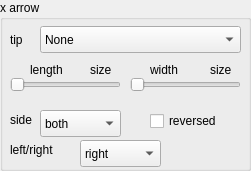
    <widget class="QGroupBox" name="groupBox_15">
     <property name="geometry">
      <rect>
       <x>10</x>
       <y>650</y>
       <width>251</width>
       <height>171</height>
      </rect>
     </property>
     <property name="title">
      <string>x arrow</string>
     </property>
     <widget class="QComboBox" name="axe_cb_selector_x_arrow_tip">
      <property name="geometry">
       <rect>
        <x>40</x>
        <y>26</y>
        <width>201</width>
        <height>27</height>
       </rect>
      </property>
      <property name="focusPolicy">
       <enum>Qt::ClickFocus</enum>
      </property>
      <item>
       <property name="text">
        <string>None</string>
       </property>
      </item>
      <item>
       <property name="text">
        <string>stealth</string>
       </property>
      </item>
      <item>
       <property name="text">
        <string>stealth round</string>
       </property>
      </item>
      <item>
       <property name="text">
        <string>stealth open</string>
       </property>
      </item>
      <item>
       <property name="text">
        <string>stealth open round</string>
       </property>
      </item>
      <item>
       <property name="text">
        <string>&lt;</string>
       </property>
      </item>
      <item>
       <property name="text">
        <string>&gt;</string>
       </property>
      </item>
      <item>
       <property name="text">
        <string>latex</string>
       </property>
      </item>
      <item>
       <property name="text">
        <string>latex round</string>
       </property>
      </item>
      <item>
       <property name="text">
        <string>latex open</string>
       </property>
      </item>
      <item>
       <property name="text">
        <string>latex open round</string>
       </property>
      </item>
      <item>
       <property name="text">
        <string>to / classical tikz rightarrow</string>
       </property>
      </item>
      <item>
       <property name="text">
        <string>computer modern rightarrow</string>
       </property>
      </item>
      <item>
       <property name="text">
        <string>implies</string>
       </property>
      </item>
      <item>
       <property name="text">
        <string>butt cap</string>
       </property>
      </item>
      <item>
       <property name="text">
        <string>fast round</string>
       </property>
      </item>
      <item>
       <property name="text">
        <string>fast triangle</string>
       </property>
      </item>
      <item>
       <property name="text">
        <string>round cap</string>
       </property>
      </item>
      <item>
       <property name="text">
        <string>triangle cap</string>
       </property>
      </item>
      <item>
       <property name="text">
        <string>circle</string>
       </property>
      </item>
      <item>
       <property name="text">
        <string>circle open</string>
       </property>
      </item>
      <item>
       <property name="text">
        <string>diamond</string>
       </property>
      </item>
      <item>
       <property name="text">
        <string>diamond open</string>
       </property>
      </item>
      <item>
       <property name="text">
        <string>ellipse</string>
       </property>
      </item>
      <item>
       <property name="text">
        <string>ellipse open</string>
       </property>
      </item>
      <item>
       <property name="text">
        <string>kite</string>
       </property>
      </item>
      <item>
       <property name="text">
        <string>kite open</string>
       </property>
      </item>
      <item>
       <property name="text">
        <string>rectangle</string>
       </property>
      </item>
      <item>
       <property name="text">
        <string>rectangle open</string>
       </property>
      </item>
      <item>
       <property name="text">
        <string>square</string>
       </property>
      </item>
      <item>
       <property name="text">
        <string>square open</string>
       </property>
      </item>
      <item>
       <property name="text">
        <string>triangle</string>
       </property>
      </item>
      <item>
       <property name="text">
        <string>triangle open</string>
       </property>
      </item>
      <item>
       <property name="text">
        <string>turned square</string>
       </property>
      </item>
      <item>
       <property name="text">
        <string>turned square open</string>
       </property>
      </item>
      <item>
       <property name="text">
        <string>arc barb</string>
       </property>
      </item>
      <item>
       <property name="text">
        <string>bar</string>
       </property>
      </item>
      <item>
       <property name="text">
        <string>bracket</string>
       </property>
      </item>
      <item>
       <property name="text">
        <string>hooks</string>
       </property>
      </item>
      <item>
       <property name="text">
        <string>parenthesis</string>
       </property>
      </item>
      <item>
       <property name="text">
        <string>straight barb</string>
       </property>
      </item>
      <item>
       <property name="text">
        <string>tee barb</string>
       </property>
      </item>
     </widget>
     <widget class="QLabel" name="label_156">
      <property name="geometry">
       <rect>
        <x>10</x>
        <y>20</y>
        <width>21</width>
        <height>41</height>
       </rect>
      </property>
      <property name="focusPolicy">
       <enum>Qt::ClickFocus</enum>
      </property>
      <property name="text">
       <string>tip</string>
      </property>
     </widget>
     <widget class="QSlider" name="axe_hslider_x_arrow_length">
      <property name="geometry">
       <rect>
        <x>10</x>
        <y>70</y>
        <width>111</width>
        <height>29</height>
       </rect>
      </property>
      <property name="focusPolicy">
       <enum>Qt::ClickFocus</enum>
      </property>
      <property name="maximum">
       <number>32</number>
      </property>
      <property name="singleStep">
       <number>1</number>
      </property>
      <property name="value">
       <number>0</number>
      </property>
      <property name="orientation">
       <enum>Qt::Horizontal</enum>
      </property>
     </widget>
     <widget class="QSlider" name="axe_hslider_x_arrow_width">
      <property name="geometry">
       <rect>
        <x>130</x>
        <y>70</y>
        <width>111</width>
        <height>29</height>
       </rect>
      </property>
      <property name="focusPolicy">
       <enum>Qt::ClickFocus</enum>
      </property>
      <property name="maximum">
       <number>32</number>
      </property>
      <property name="singleStep">
       <number>1</number>
      </property>
      <property name="value">
       <number>0</number>
      </property>
      <property name="orientation">
       <enum>Qt::Horizontal</enum>
      </property>
     </widget>
     <widget class="QLabel" name="label_157">
      <property name="geometry">
       <rect>
        <x>150</x>
        <y>60</y>
        <width>41</width>
        <height>20</height>
       </rect>
      </property>
      <property name="focusPolicy">
       <enum>Qt::ClickFocus</enum>
      </property>
      <property name="text">
       <string>width</string>
      </property>
     </widget>
     <widget class="QLabel" name="axe_label_x_arrow_width">
      <property name="geometry">
       <rect>
        <x>210</x>
        <y>60</y>
        <width>31</width>
        <height>20</height>
       </rect>
      </property>
      <property name="focusPolicy">
       <enum>Qt::ClickFocus</enum>
      </property>
      <property name="text">
       <string>size</string>
      </property>
     </widget>
     <widget class="QLabel" name="axe_label_x_arrow_length">
      <property name="geometry">
       <rect>
        <x>90</x>
        <y>60</y>
        <width>31</width>
        <height>20</height>
       </rect>
      </property>
      <property name="focusPolicy">
       <enum>Qt::ClickFocus</enum>
      </property>
      <property name="text">
       <string>size</string>
      </property>
     </widget>
     <widget class="QComboBox" name="axe_cb_selector_x_arrow_side">
      <property name="geometry">
       <rect>
        <x>40</x>
        <y>110</y>
        <width>81</width>
        <height>27</height>
       </rect>
      </property>
      <property name="focusPolicy">
       <enum>Qt::ClickFocus</enum>
      </property>
      <item>
       <property name="text">
        <string>both</string>
       </property>
      </item>
      <item>
       <property name="text">
        <string>left</string>
       </property>
      </item>
      <item>
       <property name="text">
        <string>right</string>
       </property>
      </item>
     </widget>
     <widget class="QLabel" name="label_158">
      <property name="geometry">
       <rect>
        <x>10</x>
        <y>100</y>
        <width>31</width>
        <height>41</height>
       </rect>
      </property>
      <property name="focusPolicy">
       <enum>Qt::ClickFocus</enum>
      </property>
      <property name="text">
       <string>side</string>
      </property>
     </widget>
     <widget class="QCheckBox" name="axe_checkb_x_arrow_reversed">
      <property name="geometry">
       <rect>
        <x>150</x>
        <y>110</y>
        <width>91</width>
        <height>22</height>
       </rect>
      </property>
      <property name="text">
       <string>reversed</string>
      </property>
     </widget>
     <widget class="QLabel" name="label_159">
      <property name="geometry">
       <rect>
        <x>30</x>
        <y>60</y>
        <width>51</width>
        <height>20</height>
       </rect>
      </property>
      <property name="focusPolicy">
       <enum>Qt::ClickFocus</enum>
      </property>
      <property name="text">
       <string>length</string>
      </property>
     </widget>
     <widget class="QLabel" name="label_223">
      <property name="geometry">
       <rect>
        <x>10</x>
        <y>130</y>
        <width>71</width>
        <height>41</height>
       </rect>
      </property>
      <property name="focusPolicy">
       <enum>Qt::ClickFocus</enum>
      </property>
      <property name="text">
       <string>left/right</string>
      </property>
     </widget>
     <widget class="QComboBox" name="axe_cb_selector_x_arrow_orient">
      <property name="geometry">
       <rect>
        <x>80</x>
        <y>140</y>
        <width>81</width>
        <height>27</height>
       </rect>
      </property>
      <property name="focusPolicy">
       <enum>Qt::ClickFocus</enum>
      </property>
      <item>
       <property name="text">
        <string>right</string>
       </property>
      </item>
      <item>
       <property name="text">
        <string>left</string>
       </property>
      </item>
     </widget>
    </widget>
